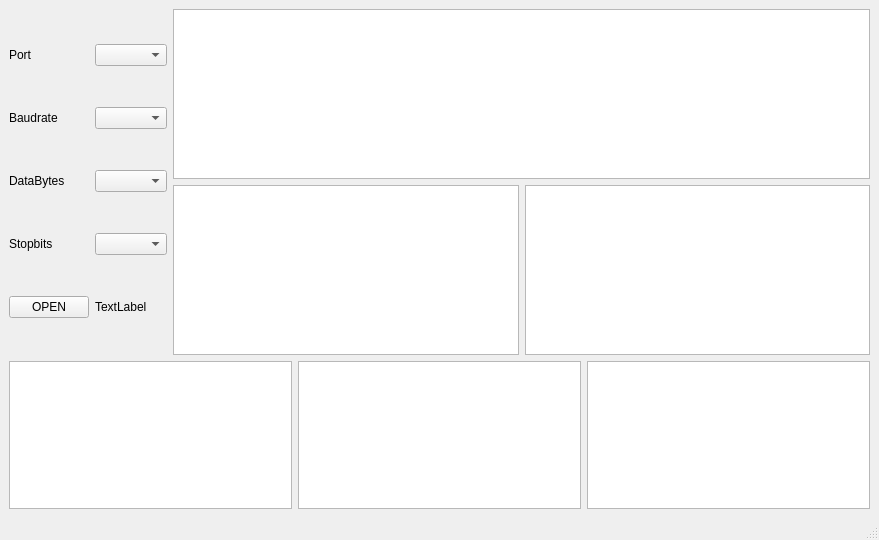
<?xml version="1.0" encoding="UTF-8"?>
<ui version="4.0">
 <class>MainWindow</class>
 <widget class="QMainWindow" name="MainWindow">
  <property name="geometry">
   <rect>
    <x>0</x>
    <y>0</y>
    <width>879</width>
    <height>540</height>
   </rect>
  </property>
  <property name="windowTitle">
   <string>MainWindow</string>
  </property>
  <widget class="QWidget" name="centralwidget">
   <layout class="QGridLayout" name="gridLayout_3">
    <item row="0" column="0">
     <layout class="QGridLayout" name="gridLayout">
      <item row="0" column="0">
       <widget class="QLabel" name="label">
        <property name="text">
         <string>Port</string>
        </property>
       </widget>
      </item>
      <item row="0" column="1">
       <widget class="QComboBox" name="comboBox"/>
      </item>
      <item row="1" column="0">
       <widget class="QLabel" name="label_2">
        <property name="text">
         <string>Baudrate</string>
        </property>
       </widget>
      </item>
      <item row="1" column="1">
       <widget class="QComboBox" name="comboBox_2"/>
      </item>
      <item row="2" column="0">
       <widget class="QLabel" name="label_3">
        <property name="text">
         <string>DataBytes</string>
        </property>
       </widget>
      </item>
      <item row="2" column="1">
       <widget class="QComboBox" name="comboBox_3"/>
      </item>
      <item row="3" column="0">
       <widget class="QLabel" name="label_4">
        <property name="text">
         <string>Stopbits</string>
        </property>
       </widget>
      </item>
      <item row="3" column="1">
       <widget class="QComboBox" name="comboBox_4"/>
      </item>
      <item row="4" column="0">
       <widget class="QPushButton" name="OPEN">
        <property name="text">
         <string>OPEN</string>
        </property>
        <property name="checkable">
         <bool>true</bool>
        </property>
       </widget>
      </item>
      <item row="4" column="1">
       <widget class="QLabel" name="log">
        <property name="text">
         <string>TextLabel</string>
        </property>
       </widget>
      </item>
     </layout>
    </item>
    <item row="0" column="1">
     <layout class="QGridLayout" name="gridLayout_2">
      <item row="0" column="0" colspan="2">
       <widget class="QGraphicsView" name="graphicsView"/>
      </item>
      <item row="1" column="0">
       <widget class="QGraphicsView" name="graphicsView_2"/>
      </item>
      <item row="1" column="1">
       <widget class="QGraphicsView" name="graphicsView_3"/>
      </item>
     </layout>
    </item>
    <item row="1" column="0" colspan="2">
     <layout class="QHBoxLayout" name="horizontalLayout">
      <item>
       <widget class="QGraphicsView" name="graphicsView_4"/>
      </item>
      <item>
       <widget class="QGraphicsView" name="graphicsView_5"/>
      </item>
      <item>
       <widget class="QGraphicsView" name="graphicsView_6"/>
      </item>
     </layout>
    </item>
   </layout>
  </widget>
  <widget class="QMenuBar" name="menubar">
   <property name="geometry">
    <rect>
     <x>0</x>
     <y>0</y>
     <width>879</width>
     <height>23</height>
    </rect>
   </property>
  </widget>
  <widget class="QStatusBar" name="statusbar"/>
 </widget>
 <resources/>
 <connections/>
</ui>
